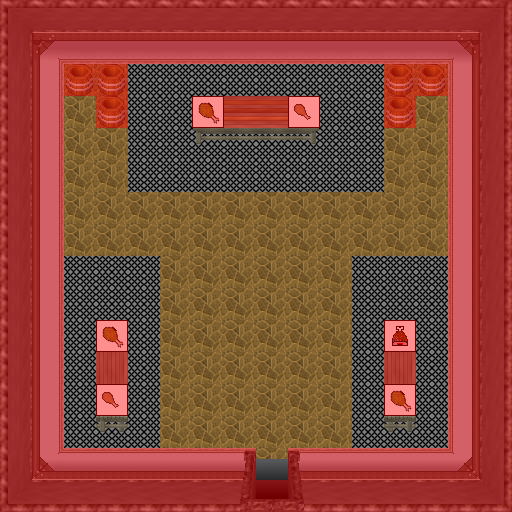

Rendered tile map (Tiled .tmx) drawn with the repository's tilesets; below, a short description and the map source with its tile grids summarised:
An orthogonal 16x16 tile map with 32x32 px tiles, 7 tile layers (0_floor, 1_terrain, 2_object, 3_roof, ...), 11 tilesets.

<map version="1.2" tiledversion="1.2.2" orientation="orthogonal" renderorder="right-down" width="16" height="16" tilewidth="32" tileheight="32" infinite="0" nextlayerid="8" nextobjectid="1">
 <tileset firstgid="1" name="../../tileset/furniture/table/grey_plain.png" tilewidth="32" tileheight="32" tilecount="9" columns="3">
  <image source="../../tileset/furniture/table/grey_plain.png" width="96" height="96" />
 </tileset>
 <tileset firstgid="10" name="../../tileset/item/pot/barrel.png" tilewidth="32" tileheight="32" tilecount="2" columns="1">
  <image source="../../tileset/item/pot/barrel.png" width="32" height="64" />
 </tileset>
 <tileset firstgid="12" name="../../tileset/logic/collision.png" tilewidth="32" tileheight="32" tilecount="1" columns="1">
  <image source="../../tileset/logic/collision.png" width="32" height="32" />
 </tileset>
 <tileset firstgid="13" name="Untitled" tilewidth="32" tileheight="32" tilecount="8" columns="4">
  <image source="../../tileset/furniture/carpet/carpets.png" width="128" height="64" />
 </tileset>
 <tileset firstgid="21" name="Untitled" tilewidth="32" tileheight="32" tilecount="16" columns="4">
  <image source="../../tileset/building/wall/glass.png" width="128" height="128" />
 </tileset>
 <tileset firstgid="37" name="Untitled" tilewidth="32" tileheight="32" tilecount="9" columns="3">
  <image source="../../tileset/furniture/table/grey_fancy_horizontal.png" width="96" height="96" />
 </tileset>
 <tileset firstgid="46" name="Untitled" tilewidth="32" tileheight="32" tilecount="8" columns="4">
  <image source="../../tileset/item/pot/barrels_2.png" width="128" height="64" />
 </tileset>
 <tileset firstgid="54" name="wall/int_grey" tilewidth="32" tileheight="32" tilecount="121" columns="11">
  <image source="../../tileset/building/wall/int_grey.png" width="352" height="352" />
 </tileset>
 <tileset firstgid="175" name="entrance/grey" tilewidth="32" tileheight="32" tilecount="25" columns="5">
  <image source="../../tileset/building/entrance/grey.png" width="160" height="160" />
 </tileset>
 <tileset firstgid="200" name="indoor/grey_gradients" tilewidth="32" tileheight="32" tilecount="8" columns="4">
  <image source="../../tileset/ground/indoor/grey_gradients.png" width="128" height="64" />
 </tileset>
 <tileset firstgid="208" name="meat_and_fish" tilewidth="32" tileheight="32" tilecount="5" columns="5">
  <image source="../../tileset/logic/item/meat_and_fish.png" width="160" height="32" />
 </tileset>
 <layer id="1" name="0_floor" width="16" height="16">
  <data>[256 cells, 255 non-empty, 3 distinct tile ids]</data>
 </layer>
 <layer id="2" name="1_terrain" width="16" height="16">
  <data>[256 cells, 134 non-empty, 37 distinct tile ids]</data>
 </layer>
 <layer id="3" name="2_object" width="16" height="16">
  <data>[256 cells, 12 non-empty, 12 distinct tile ids]</data>
 </layer>
 <layer id="4" name="3_roof" width="16" height="16">
  <data>[256 cells, 5 non-empty, 5 distinct tile ids]</data>
 </layer>
 <layer id="5" name="objects" width="16" height="32">
  <data>[512 cells, 6 non-empty, 3 distinct tile ids]</data>
 </layer>
 <layer id="6" name="collision" width="16" height="16" opacity="0.44">
  <data>[256 cells, 127 non-empty, 1 distinct tile ids]</data>
 </layer>
 <layer id="7" name="protection" width="16" height="16" opacity="0.69">
  <data>[256 cells, 0 non-empty, 0 distinct tile ids]</data>
 </layer>
</map>
